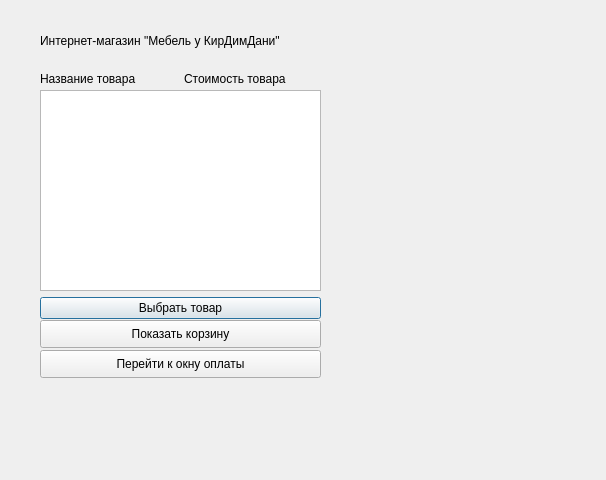
<?xml version="1.0" encoding="UTF-8"?>
<ui version="4.0">
 <class>MainWindowShop</class>
 <widget class="QDialog" name="MainWindowShop">
  <property name="geometry">
   <rect>
    <x>0</x>
    <y>0</y>
    <width>606</width>
    <height>480</height>
   </rect>
  </property>
  <property name="windowTitle">
   <string>Dialog</string>
  </property>
  <widget class="QWidget" name="layoutWidget">
   <property name="geometry">
    <rect>
     <x>40</x>
     <y>90</y>
     <width>281</width>
     <height>229</height>
    </rect>
   </property>
   <layout class="QVBoxLayout" name="verticalLayout">
    <item>
     <widget class="QListWidget" name="listWidget"/>
    </item>
    <item>
     <widget class="QPushButton" name="pushButton">
      <property name="text">
       <string>Выбрать товар</string>
      </property>
     </widget>
    </item>
   </layout>
  </widget>
  <widget class="QWidget" name="layoutWidget_2">
   <property name="geometry">
    <rect>
     <x>40</x>
     <y>70</y>
     <width>281</width>
     <height>18</height>
    </rect>
   </property>
   <layout class="QHBoxLayout" name="horizontalLayout">
    <item>
     <widget class="QLabel" name="label_15">
      <property name="text">
       <string>Название товара</string>
      </property>
     </widget>
    </item>
    <item>
     <widget class="QLabel" name="label_16">
      <property name="text">
       <string>Стоимость товара</string>
      </property>
     </widget>
    </item>
   </layout>
  </widget>
  <widget class="QPushButton" name="pushButton_1">
   <property name="geometry">
    <rect>
     <x>40</x>
     <y>320</y>
     <width>281</width>
     <height>28</height>
    </rect>
   </property>
   <property name="text">
    <string>Показать корзину</string>
   </property>
  </widget>
  <widget class="QPushButton" name="pushButton_2">
   <property name="geometry">
    <rect>
     <x>40</x>
     <y>350</y>
     <width>281</width>
     <height>28</height>
    </rect>
   </property>
   <property name="text">
    <string>Перейти к окну оплаты</string>
   </property>
  </widget>
  <widget class="QLabel" name="label_25">
   <property name="geometry">
    <rect>
     <x>40</x>
     <y>30</y>
     <width>261</width>
     <height>21</height>
    </rect>
   </property>
   <property name="text">
    <string>Интернет-магазин &quot;Мебель у КирДимДани&quot;</string>
   </property>
  </widget>
 </widget>
 <resources/>
 <connections/>
</ui>
